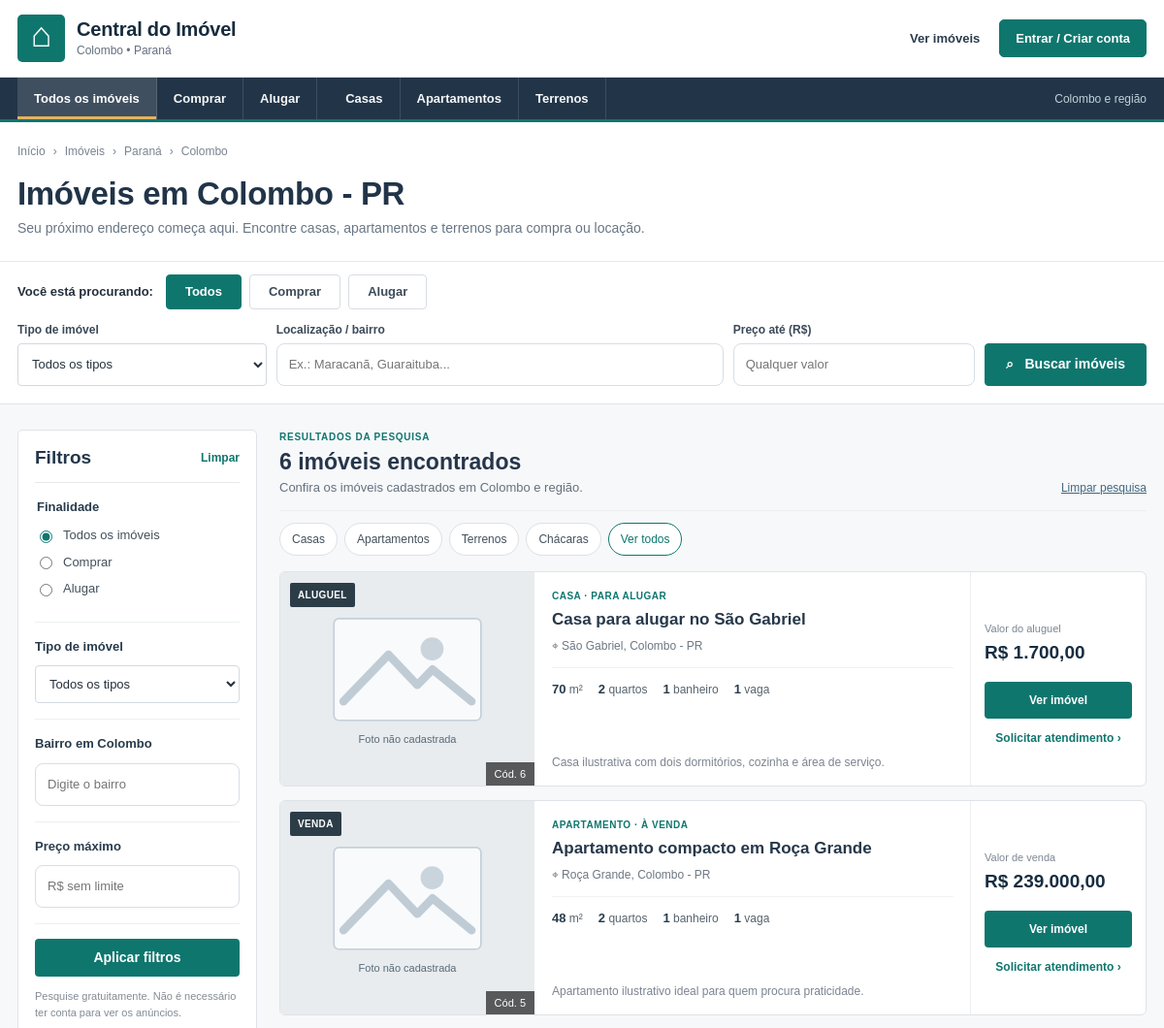
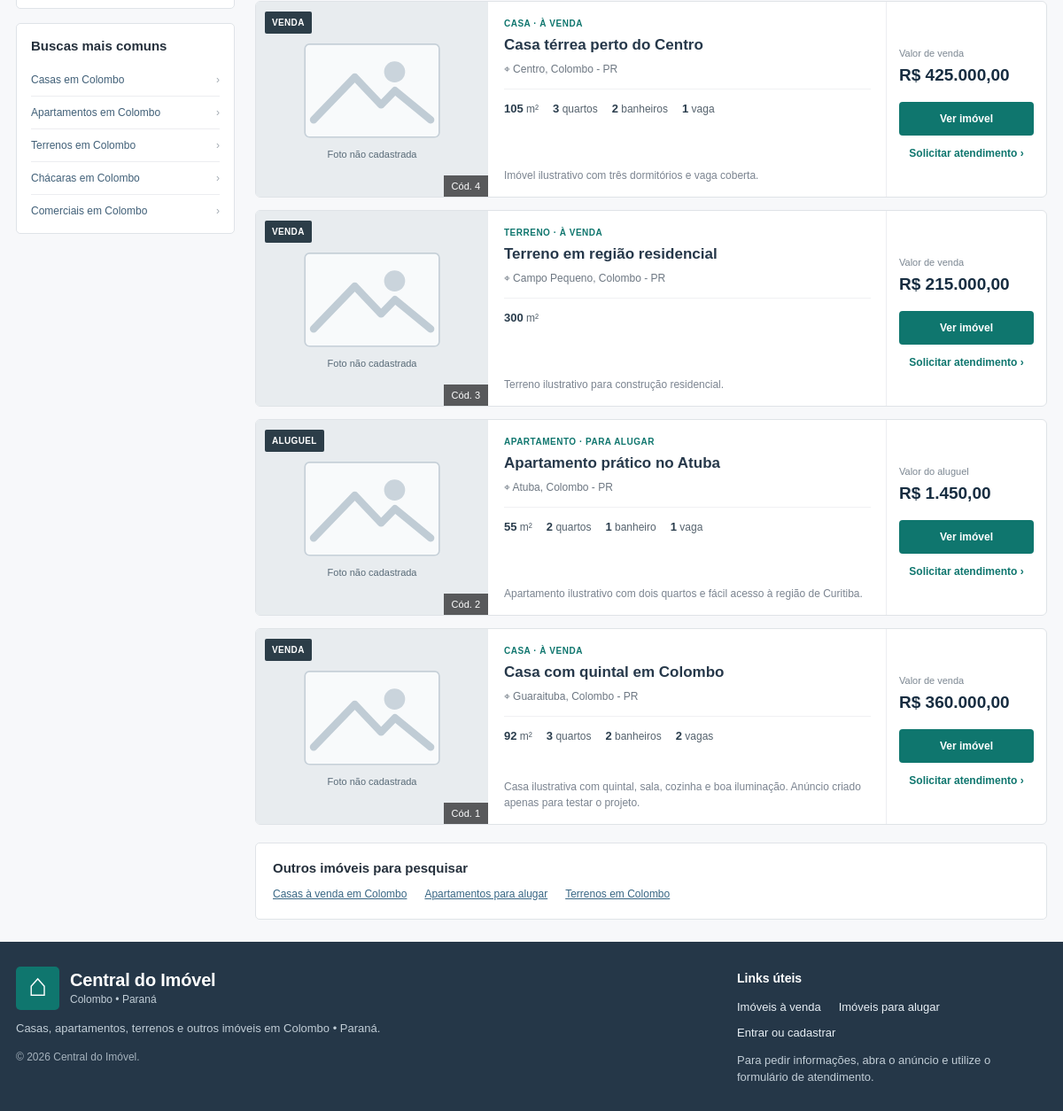
The page / on the database its author committed (2 pictures, top to bottom).
### tables this page shows
CREATE TABLE IF NOT EXISTS imoveis (
  id_imovel INT AUTO_INCREMENT PRIMARY KEY,
  titulo VARCHAR(180) NOT NULL,
  tipo VARCHAR(40) NOT NULL,
  finalidade ENUM('Venda','Aluguel') NOT NULL,
  endereco VARCHAR(180) NOT NULL,
  bairro VARCHAR(100) NOT NULL,
  cidade VARCHAR(100) NOT NULL DEFAULT 'Colombo',
  preco DECIMAL(12,2) NOT NULL,
  descricao TEXT,
  quartos INT NOT NULL DEFAULT 0,
  banheiros INT NOT NULL DEFAULT 0,
  vagas INT NOT NULL DEFAULT 0,
  area INT NOT NULL DEFAULT 0,
  imagem VARCHAR(255),
  id_corretor INT NULL,
  FOREIGN KEY (id_corretor) REFERENCES corretores(id_corretor) ON DELETE SET NULL
);

### config/conexao.php (called while the page is built, shortened)
<?php
function db(): PDO
{
    static $conexao = null;
    if ($conexao === null) {
        try {
            $conexao = new PDO(
                'mysql:host=' . DB_HOST . ';dbname=' . DB_NOME . ';charset=utf8mb4',
                DB_USUARIO,
                DB_SENHA,
                [PDO::ATTR_ERRMODE => PDO::ERRMODE_EXCEPTION,
                 PDO::ATTR_DEFAULT_FETCH_MODE => PDO::FETCH_ASSOC,
                 PDO::ATTR_EMULATE_PREPARES => false]
            );
        } catch (PDOException $erro) {
            http_response_code(500);
            exit('Erro na conexão com o banco. Verifique o XAMPP, o banco central_imovel e config/conexao.php.');
        }
    }
    return $conexao;
}

### index.php (the view, shortened to what this page needs)
<?php
require_once __DIR__ . '/config/funcoes.php';
$filtros = [
    'finalidade' => trim((string)($_GET['finalidade'] ?? '')),
    'tipo'       => trim((string)($_GET['tipo'] ?? '')),
    'bairro'     => trim((string)($_GET['bairro'] ?? '')),
    'preco'      => trim((string)($_GET['preco'] ?? '')),
];
$sql = 'SELECT * FROM imoveis WHERE 1=1';
$valores = [];
$sql .= ' ORDER BY id_imovel DESC';
$consulta = db()->prepare($sql);
$consulta->execute($valores);
$imoveis = $consulta->fetchAll();
function link_busca_portal(array $alteracoes = []): string {
    global $filtros;
    $parametros = array_merge($filtros, $alteracoes);
    $parametros = array_filter($parametros, static fn($valor) => $valor !== '');
    return caminho('index.php' . ($parametros ? '?' . http_build_query($parametros) : '') . '#imoveis');
}
$tipos = ['Casa' => 'Casas', 'Apartamento' => 'Apartamentos', 'Terreno' => 'Terrenos', 'Chácara' => 'Chácaras', 'Comercial' => 'Comerciais'];
$bannerMarca = imagem_marca('banner');
$siteMarca = marca();
$total = count($imoveis);
?>
<nav class="portal-menu" aria-label="Navegação dos imóveis">
 <div class="container portal-menu-conteudo">
  <a class="<?= $filtros['finalidade'] === '' ? 'ativo' : '' ?>" href="<?= h(link_busca_portal(['finalidade' => ''])) ?>">Todos os imóveis</a>
  <a class="<?= $filtros['finalidade'] === 'Venda' ? 'ativo' : '' ?>" href="<?= h(link_busca_portal(['finalidade' => 'Venda'])) ?>">Comprar</a>
  <a class="<?= $filtros['finalidade'] === 'Aluguel' ? 'ativo' : '' ?>" href="<?= h(link_busca_portal(['finalidade' => 'Aluguel'])) ?>">Alugar</a>
  <span class="portal-menu-divisoria" aria-hidden="true"></span>
  <a href="<?= h(link_busca_portal(['tipo' => 'Casa'])) ?>">Casas</a>
  <a href="<?= h(link_busca_portal(['tipo' => 'Apartamento'])) ?>">Apartamentos</a>
  <a href="<?= h(link_busca_portal(['tipo' => 'Terreno'])) ?>">Terrenos</a>
  <span class="portal-menu-regiao">Colombo e região</span>
 </div>
</nav>
<main class="pagina-inicial portal-imoveis">
 <section class="portal-abertura" <?= $bannerMarca ? 'style="background-image:linear-gradient(90deg,rgba(24,36,49,.84),rgba(24,36,49,.7)),url(\'' . h($bannerMarca) . '\')"' : '' ?>>
  <div class="container">
   <div class="portal-migalhas"><a href="<?= h(caminho('index.php')) ?>">Início</a><span>›</span> Imóveis <span>›</span> Paraná <span>›</span> Colombo</div>
   <h1>Imóveis em Colombo - PR</h1>
   <p><?= h($siteMarca['slogan']) ?>. Encontre casas, apartamentos e terrenos para compra ou locação.</p>
  </div>
 </section>
 <section class="portal-busca-area" aria-label="Pesquisar imóveis">
  <div class="container">
   <div class="portal-busca-atalhos">
    <span>Você está procurando:</span>
    <a href="<?= h(link_busca_portal(['finalidade' => ''])) ?>" class="<?= $filtros['finalidade'] === '' ? 'selecionado' : '' ?>">Todos</a>
    <a href="<?= h(link_busca_portal(['finalidade' => 'Venda'])) ?>" class="<?= $filtros['finalidade'] === 'Venda' ? 'selecionado' : '' ?>">Comprar</a>
    <a href="<?= h(link_busca_portal(['finalidade' => 'Aluguel'])) ?>" class="<?= $filtros['finalidade'] === 'Aluguel' ? 'selecionado' : '' ?>">Alugar</a>
   </div>
   <form class="portal-busca-form" method="get" action="<?= h(caminho('index.php')) ?>#imoveis">
    <label><span>Tipo de imóvel</span>
     <select name="tipo" aria-label="Tipo de imóvel">
      <option value="">Todos os tipos</option>
     </select>
    </label>
    <label><span>Localização / bairro</span><input type="text" name="bairro" placeholder="Ex.: Maracanã, Guaraituba..." value="<?= h($filtros['bairro']) ?>"></label>
    <label><span>Preço até (R$)</span><input type="number" name="preco" min="0" step="1" placeholder="Qualquer valor" value="<?= h($filtros['preco']) ?>"></label>
    <button type="submit" class="portal-busca-botao">⌕ &nbsp; Buscar imóveis</button>
   </form>
  </div>
 </section>
 <div class="container portal-conteudo">
  <aside class="portal-lateral" aria-label="Filtros de pesquisa">
   <form class="portal-filtros" method="get" action="<?= h(caminho('index.php')) ?>#imoveis">
    <div class="portal-filtros-titulo"><h2>Filtros</h2><a href="<?= h(caminho('index.php#imoveis')) ?>">Limpar</a></div>
    <fieldset class="portal-filtro-grupo">
     <legend>Finalidade</legend>
     <label class="portal-radio"><input type="radio" name="finalidade" value="" <?= $filtros['finalidade'] === '' ? 'checked' : '' ?>> Todos os imóveis</label>
     <label class="portal-radio"><input type="radio" name="finalidade" value="Venda" <?= $filtros['finalidade'] === 'Venda' ? 'checked' : '' ?>> Comprar</label>
     <label class="portal-radio"><input type="radio" name="finalidade" value="Aluguel" <?= $filtros['finalidade'] === 'Aluguel' ? 'checked' : '' ?>> Alugar</label>
    </fieldset>
    <div class="portal-filtro-grupo">
     <label class="portal-filtro-legenda" for="filtro-tipo">Tipo de imóvel</label>
     <select id="filtro-tipo" name="tipo">
      <option value="">Todos os tipos</option>
     </select>
    </div>
    <div class="portal-filtro-grupo">
     <label class="portal-filtro-legenda" for="filtro-bairro">Bairro em Colombo</label>
     <input id="filtro-bairro" name="bairro" placeholder="Digite o bairro" value="<?= h($filtros['bairro']) ?>">
    </div>
    <div class="portal-filtro-grupo">
     <label class="portal-filtro-legenda" for="filtro-preco">Preço máximo</label>
     <input id="filtro-preco" name="preco" type="number" min="0" step="1" placeholder="R$ sem limite" value="<?= h($filtros['preco']) ?>">
    </div>
    <button class="portal-filtro-aplicar" type="submit">Aplicar filtros</button>
    <p class="portal-filtro-rodape">Pesquise gratuitamente. Não é necessário ter conta para ver os anúncios.</p>
   </form>
   <div class="portal-atalhos-laterais">
    <h3>Buscas mais comuns</h3>
    <?php foreach ($tipos as $tipo => $rotulo): ?>
     <a href="<?= h(link_busca_portal(['tipo' => $tipo])) ?>"><?= h($rotulo) ?> em Colombo <span>›</span></a>
    <?php endforeach; ?>
   </div>
  </aside>
  <section class="portal-resultados" id="imoveis" aria-label="Anúncios de imóveis">
   <div class="portal-resultados-cabecalho">
    <div><p class="portal-categoria">RESULTADOS DA PESQUISA</p><h2><?= $total ?> <?= $total === 1 ? 'imóvel encontrado' : 'imóveis encontrados' ?></h2><p>Confira os imóveis cadastrados em Colombo e região.</p></div>
    <a class="portal-limpar" href="<?= h(caminho('index.php#imoveis')) ?>">Limpar pesquisa</a>
   </div>
   <div class="portal-refino" aria-label="Atalhos de filtro">
    <a href="<?= h(link_busca_portal(['tipo' => 'Casa'])) ?>" class="<?= $filtros['tipo'] === 'Casa' ? 'ativo' : '' ?>">Casas</a>
    <a href="<?= h(link_busca_portal(['tipo' => 'Apartamento'])) ?>" class="<?= $filtros['tipo'] === 'Apartamento' ? 'ativo' : '' ?>">Apartamentos</a>
    <a href="<?= h(link_busca_portal(['tipo' => 'Terreno'])) ?>" class="<?= $filtros['tipo'] === 'Terreno' ? 'ativo' : '' ?>">Terrenos</a>
    <a href="<?= h(link_busca_portal(['tipo' => 'Chácara'])) ?>" class="<?= $filtros['tipo'] === 'Chácara' ? 'ativo' : '' ?>">Chácaras</a>
    <a href="<?= h(link_busca_portal(['tipo' => ''])) ?>" class="<?= $filtros['tipo'] === '' ? 'ativo' : '' ?>">Ver todos</a>
   </div>
   <?php if (!$imoveis): ?>
    <div class="portal-sem-resultados"><h3>Nenhum imóvel encontrado</h3><p>Tente selecionar outro tipo de imóvel, bairro ou preço.</p><a href="<?= h(caminho('index.php#imoveis')) ?>">Mostrar todos os imóveis</a></div>
   <?php else: ?>
   <div class="portal-lista">
    <?php foreach ($imoveis as $imovel):
        $urlImovel = caminho('imovel.php?id=' . (int)$imovel['id_imovel']);
        $eVenda = $imovel['finalidade'] === 'Venda';
    ?>
    <article class="portal-anuncio">
     <a class="portal-foto" href="<?= h($urlImovel) ?>" aria-label="Ver <?= h($imovel['titulo']) ?>">
      <img src="<?= h(foto_imovel($imovel)) ?>" alt="Foto do imóvel: <?= h($imovel['titulo']) ?>" loading="lazy">
      <span class="portal-foto-finalidade"><?= $eVenda ? 'VENDA' : 'ALUGUEL' ?></span>
      <span class="portal-foto-referencia">Cód. <?= (int)$imovel['id_imovel'] ?></span>
     </a>
     <div class="portal-anuncio-conteudo">
      <span class="portal-anuncio-tipo"><?= h($imovel['tipo']) ?> · <?= $eVenda ? 'À venda' : 'Para alugar' ?></span>
      <h3><a href="<?= h($urlImovel) ?>"><?= h($imovel['titulo']) ?></a></h3>
      <p class="portal-anuncio-endereco">⌖ <?= h($imovel['bairro']) ?>, <?= h($imovel['cidade']) ?> - PR</p>
      <div class="portal-anuncio-detalhes">
       <?php if ((int)$imovel['area'] > 0): ?><span><b><?= (int)$imovel['area'] ?></b> m²</span><?php endif; ?>
       <?php if ((int)$imovel['quartos'] > 0): ?><span><b><?= (int)$imovel['quartos'] ?></b> <?= (int)$imovel['quartos'] === 1 ? 'quarto' : 'quartos' ?></span><?php endif; ?>
       <?php if ((int)$imovel['banheiros'] > 0): ?><span><b><?= (int)$imovel['banheiros'] ?></b> <?= (int)$imovel['banheiros'] === 1 ? 'banheiro' : 'banheiros' ?></span><?php endif; ?>
       <?php if ((int)$imovel['vagas'] > 0): ?><span><b><?= (int)$imovel['vagas'] ?></b> <?= (int)$imovel['vagas'] === 1 ? 'vaga' : 'vagas' ?></span><?php endif; ?>
      </div>
      <?php if (!empty($imovel['descricao'])): ?><p class="portal-anuncio-descricao"><?= h(trim((string)$imovel['descricao'])) ?></p><?php endif; ?>
     </div>
     <div class="portal-anuncio-preco">
      <span class="portal-anuncio-valor-label"><?= $eVenda ? 'Valor de venda' : 'Valor do aluguel' ?></span>
      <strong><?= h(dinheiro($imovel['preco'])) ?></strong>
      <a class="portal-ver-imovel" href="<?= h($urlImovel) ?>">Ver imóvel</a>
      <a class="portal-contato-link" href="<?= h($urlImovel) ?>">Solicitar atendimento ›</a>
     </div>
    </article>
    <?php endforeach; ?>
   </div>
   <?php endif; ?>
   <div class="portal-buscas-rodape"><h3>Outros imóveis para pesquisar</h3><div>
    <a href="<?= h(link_busca_portal(['finalidade' => 'Venda', 'tipo' => 'Casa'])) ?>">Casas à venda em Colombo</a>
    <a href="<?= h(link_busca_portal(['finalidade' => 'Aluguel', 'tipo' => 'Apartamento'])) ?>">Apartamentos para alugar</a>
    <a href="<?= h(link_busca_portal(['tipo' => 'Terreno'])) ?>">Terrenos em Colombo</a>
   </div></div>
  </section>
 </div>
</main>

### rows shown on the page
imoveis: finalidade "ALUGUEL", id_imovel "6", tipo "CASA", titulo "Casa para alugar no São Gabriel", bairro "São Gabriel", cidade "Colombo", area "70", quartos "2", banheiros "1", vagas "1", descricao "Casa ilustrativa com dois dormitórios, cozinha e área de serviço.", preco "R$ 1.700,00"
imoveis: finalidade "VENDA", id_imovel "5", tipo "APARTAMENTO", titulo "Apartamento compacto em Roça Grande", bairro "Roça Grande", cidade "Colombo", area "48", quartos "2", banheiros "1", vagas "1", descricao "Apartamento ilustrativo ideal para quem procura praticidade.", preco "R$ 239.000,00"
imoveis: finalidade "VENDA", id_imovel "4", tipo "CASA", titulo "Casa térrea perto do Centro", bairro "Centro", cidade "Colombo", area "105", quartos "3", banheiros "2", vagas "1", descricao "Imóvel ilustrativo com três dormitórios e vaga coberta.", preco "R$ 425.000,00"
imoveis: finalidade "VENDA", id_imovel "3", tipo "TERRENO", titulo "Terreno em região residencial", bairro "Campo Pequeno", cidade "Colombo", area "300", descricao "Terreno ilustrativo para construção residencial.", preco "R$ 215.000,00"
imoveis: finalidade "ALUGUEL", id_imovel "2", tipo "APARTAMENTO", titulo "Apartamento prático no Atuba", bairro "Atuba", cidade "Colombo", area "55", quartos "2", banheiros "1", vagas "1", descricao "Apartamento ilustrativo com dois quartos e fácil acesso à região de Curitiba.", preco "R$ 1.450,00"
imoveis: finalidade "VENDA", id_imovel "1", tipo "CASA", titulo "Casa com quintal em Colombo", bairro "Guaraituba", cidade "Colombo", area "92", quartos "3", banheiros "2", vagas "2", descricao "Casa ilustrativa com quintal, sala, cozinha e boa iluminação. Anúncio criado apenas para testar o projeto.", preco "R$ 360.000,00"

### other values the page prints
$m['nome'] "Central do Imóvel Central do Imóvel"
$m['local'] "Colombo • Paraná Colombo • Paraná"
$siteMarca['slogan'] "Seu próximo endereço começa aqui"
$rotulo "Casas"
$rotulo "Apartamentos"
$rotulo "Terrenos"
$rotulo "Chácaras"
$rotulo "Comerciais"
$total "6"
$m['local'] "Colombo • Paraná"
$m['nome'] "Central do Imóvel"
